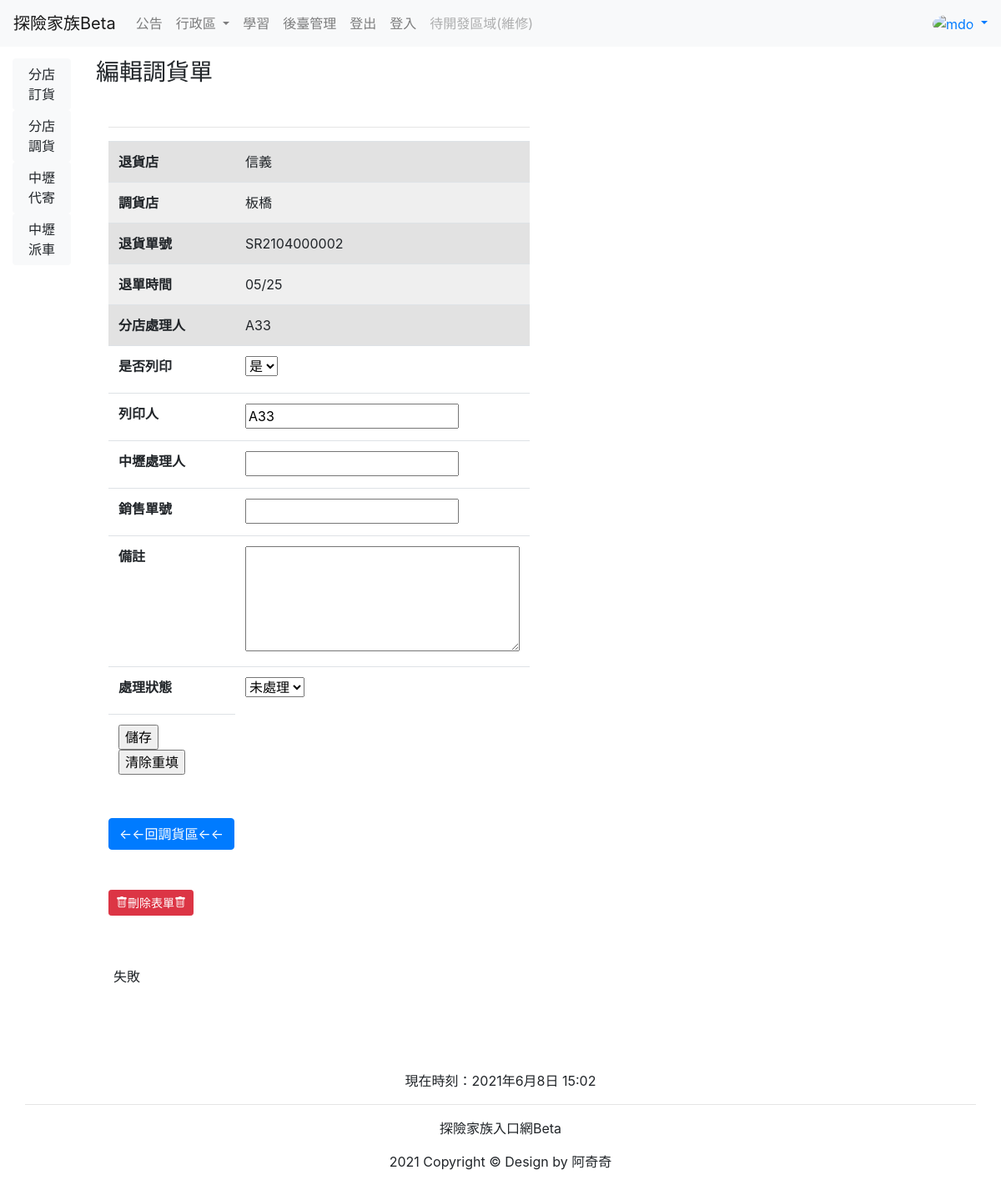
/transfer_goods/edit/SR2104000002/, run on the app's committed database.
### myweb/models.py (models this page shows, shortened)
class TransferGoods(models.Model):
    return_sheet_print_choices = (
        ('是', '是'),
        ('否', '否'),
    )
    done_choices = (
        ('已處理', '已處理'),
        ('未處理', '未處理'),
    )
    shop_a_name_from = models.ForeignKey('ShopNameA', on_delete=models.CASCADE)
    shop_b_name_to = models.ForeignKey('ShopNameB', on_delete=models.CASCADE)
    return_sheet_number = models.CharField(max_length=12, unique=True)
    return_sheet_print = models.CharField(max_length=3, choices=return_sheet_print_choices)
    return_sheet_print_staff = models.CharField(null=True, blank=True, max_length=12)
    shop_a_time = models.DateTimeField(default=timezone.now)
    shop_a_staff = models.CharField(max_length=12)
    sell_sheet_number = models.CharField(null=True, blank=True, max_length=12)
    service_time = models.DateTimeField(null=True, blank=True, )
    service_staff = models.CharField(null=True, blank=True, max_length=12)
    remark = models.TextField(null=True, blank=True)
    done = models.CharField(max_length=3, choices=done_choices, default='未處理')

class ShopNameA(models.Model):
    shop_name_a = models.CharField(max_length=10, null=False)
    order = models.IntegerField(default='99')
    def __str__(self):
        return self.shop_name_a

class ShopNameB(models.Model):
    shop_name_b = models.CharField(max_length=10, null=False)
    order = models.IntegerField(default='99')
    def __str__(self):
        return self.shop_name_b

### myweb/views.py (the view)
# urls.py: path('transfer_goods/edit/<str:returnsheet>/', views.transfer_goods_edit, name='transfer-edit-url'),
def transfer_goods_edit(request, returnsheet):
    transfer_goods_add_form = forms.TransferGoodsEditForm()
    now = datetime.now()
    if request.method == 'POST':
        transfer_goods = TransferGoods.objects.filter(return_sheet_number=returnsheet)
        try:
            for i in range(len(transfer_goods)):
                transfer_goods[i].return_sheet_print = request.POST['return_sheet_print']
                transfer_goods[i].return_sheet_print_staff = request.POST['return_sheet_print_staff']
                transfer_goods[i].service_staff = request.POST['service_staff']
                transfer_goods[i].sell_sheet_number = request.POST['sell_sheet_number']
                transfer_goods[i].remark = request.POST['remark']
                transfer_goods[i].done = request.POST['done']
                if transfer_goods[i].done == '已處理':
                    transfer_goods[i].service_time = datetime.now()
                else:
                    pass
                transfer_goods[i].save()
            messages.add_message(request, messages.INFO, "try成功")
        except:
            messages.add_message(request, messages.INFO, "try失敗")
        messages.add_message(request, messages.INFO, "成功")
        return HttpResponseRedirect('/transfer_goods/')
    else:
        transfer_goods = TransferGoods.objects.filter(return_sheet_number=returnsheet)
        messages.add_message(request, messages.INFO, "失敗")
    return render(request, 'transfer_goods_edit.html', locals())

### myweb/forms.py
class TransferGoodsEditForm(forms.Form):
    return_sheet_print_choice = [
        ['是','是'],
        ['否','否'],
    ]
    done_choices = [
        ['已處理','已處理'],
        ['未處理','未處理'],
    ]
    shop_a_staff = forms.CharField(label='分店處理人',max_length=12,initial='',required=False)
    return_sheet_print = forms.ChoiceField(label='是否列印',choices=return_sheet_print_choice)
    return_sheet_print_staff = forms.CharField(label='列印人',max_length=12,initial='',required=False)
    service_staff = forms.CharField(label='中壢處理人',max_length=12,initial='',required=False)
    service_time = forms.DateTimeField(label='處理日期',required=False,widget=forms.DateInput(attrs={'type':'datetime-local'}))
    sell_sheet_number = forms.CharField(label='銷售單號',max_length=12,initial='',required=False)
    remark = forms.CharField(label='備註',widget=forms.Textarea)
    done = forms.ChoiceField(label='處理狀態',choices=done_choices)

### templates/transfer_goods_edit.html (shortened to what this page needs)
{% extends 'transfer_base.html' %}
{% block content %}
    <h3>編輯調貨單  </h3>
    <br>
    <div class="container-fluid">
        <div class="row">
            <div class="col-lg-6">
{% for p in transfer_goods %}
    <table class="table table-hover">
        <tr style="background-color: #e2e2e2">
            <th>退貨店</th>
            <td>{{ p.shop_a_name_from }}</td>
        </tr>
        <tr style="background-color: #efefef">
            <th>調貨店</th>
            <td>{{ p.shop_b_name_to }}</td>
        </tr>
        <tr style="background-color: #e2e2e2">
            <th>退貨單號</th>
            <td>{{ p.return_sheet_number }}</td>
        </tr>
        <tr style="background-color: #efefef">
            <th>退單時間</th>
            <td>{{ p.shop_a_time|date:'m/d' }}</td>
        </tr>
        <tr style="background-color: #e2e2e2">
            <th>分店處理人</th>
            <td>{{ p.shop_a_staff }}</td>
        </tr>
    <hr>
    <form name="transfer_edit_form" action="." method="post">
            <tr>
                <th><label for="return_sheet_print">是否列印</label></th>
                <td>
                    <select id="return_sheet_print"  name="return_sheet_print" >
                        <option value="是" {% if p.return_sheet_print == '是' %} selected="selected" {% endif %}>是</option>
                    </select>
                </td>
            </tr>
            <tr>
                <th><label for="return_sheet_print_staff">列印人</label></th>
                <td><input id="return_sheet_print_staff" type="text" name="return_sheet_print_staff" value="{{ p.return_sheet_print_staff|default_if_none:"" }}"></td>
            </tr>
            <tr>
                <th><label for="service_staff">中壢處理人</label></th>
                <td><input id="service_staff" type="text" name="service_staff" value="{{ p.service_staff|default_if_none:"" }}"></td>
            </tr>
            <tr>
                <th><label for="sell_sheet_number">銷售單號</label></th>
                <td><input id="sell_sheet_number" type="text" name="sell_sheet_number" value="{{ p.sell_sheet_number|default_if_none:"" }}"></td>
            </tr>
            <tr>
                <th><label for="remark">備註</label></th>
                <td><textarea id="remark" name="remark" rows="5" cols="30">{{ p.remark }}</textarea></td>
            </tr>
            <tr>
                <th><label for="done">處理狀態</label></th>
                <td>
                    <select id="done"  name="done" >
                        <option value="未處理" {% if p.done == '未處理' %} selected="selected" {% endif %}>未處理</option>
                    </select>
                </td>
            </tr>
            <tr>
                <th>
                    <input type="submit" value="儲存">
                    <input type="reset" value="清除重填">
                </th>
            </tr>
    </form>
    </table>
    <br>
    <button type="button" class="btn btn-primary" onclick="location.href='{% url 'transfer-url' %}'" >
        <a>←←回調貨區←←</a>
    </button>
    <br>
    <br>
    <br>
    <button type="button" class="btn btn-danger btn-sm" data-toggle="modal" data-target="#delete" >
        <a  style="color: white"><span class="bi bi-trash"></span>刪除表單<span class="bi bi-trash"></span></a>
    </button>
{% endfor %}
            </div>
        </div>
    </div>
    <br>
    <br>
    {% for message in messages %}
        <div class='alert alert-{{ message.tag }}'>{{ message }}</div>
    {% endfor %}
    <br>
    <br>
    <br>
{% endblock %}

### data on the page
TransferGoods: shop_a_name_from "信義", shop_b_name_to "板橋", return_sheet_number "SR2104000002", shop_a_time "05/25", shop_a_staff "A33", return_sheet_print "是", return_sheet_print_staff "A33", done "未處理"

### other printed values
{{ message }} "失敗"
